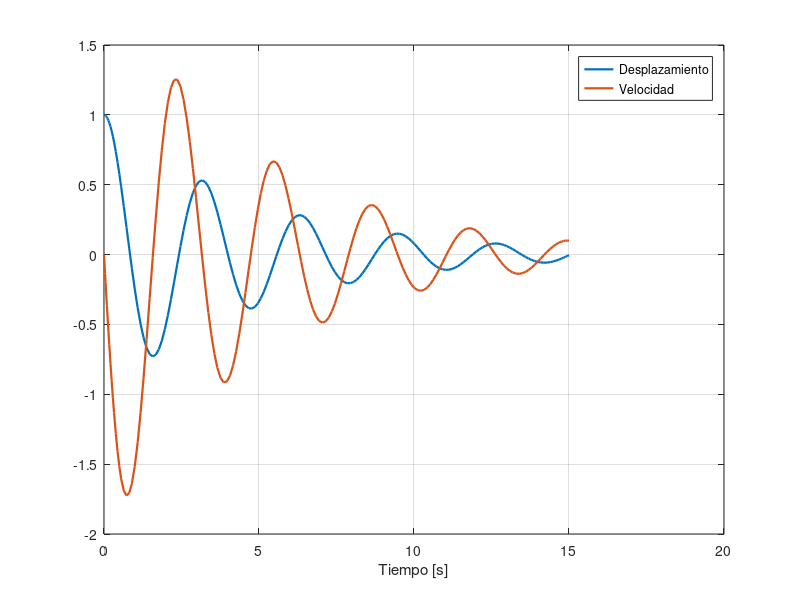

This chart was generated by the following MATLAB code:
modelo = @(t,y) [y(2); -0.4*y(2)-4*y(1)];
[t,y] = ode45(modelo,[0 15],[1;0]);
plot(t,y(:,1),'LineWidth',1.6)
hold on
plot(t,y(:,2),'LineWidth',1.6)
grid on
legend('Desplazamiento','Velocidad')
xlabel('Tiempo [s]')
